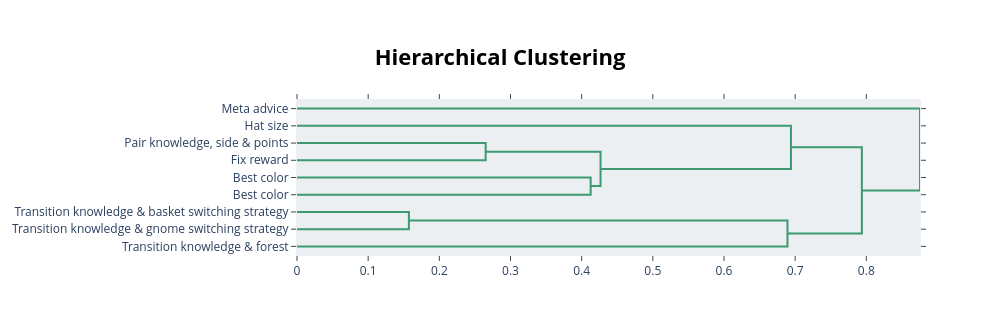

The notebook cell saved with this chart:
### Code cell
topic_model.set_topic_labels(["Topic -1",
                              "Pair knowledge, side & points",
                              "Fix reward",
                              "Transition knowledge & gnome switching strategy",
                              "Best color",
                              "Transition knowledge & basket switching strategy",
                              "Best color",
                              "Hat size",
                              "Meta advice",
                              "Transition knowledge & forest"])
topic_model.visualize_hierarchy(custom_labels=True)

### Figure 1 — Plotly figure (JSON) as saved in the notebook; plotly's stock layout.template omitted (floating-point values rounded to 4 significant figures)
{"data": [{"hoverinfo": "text", "marker": {"color": "rgb(61,153,112)"}, "mode": "lines", "type": "scatter", "x": [0.0, 0.2651, 0.2651, 0.0], "xaxis": "x", "y": [-25.0, -25.0, -35.0, -35.0], "yaxis": "y"}, {"hoverinfo": "text", "marker": {"color": "rgb(61,153,112)"}, "mode": "lines", "type": "scatter", "x": [0.0, 0.4126, 0.4126, 0.0], "xaxis": "x", "y": [-45.0, -45.0, -55.0, -55.0], "yaxis": "y"}, {"hoverinfo": "text", "marker": {"color": "rgb(61,153,112)"}, "mode": "lines", "type": "scatter", "x": [0.2651, 0.4266, 0.4266, 0.4126], "xaxis": "x", "y": [-30.0, -30.0, -50.0, -50.0], "yaxis": "y"}, {"hoverinfo": "text", "marker": {"color": "rgb(61,153,112)"}, "mode": "lines", "type": "scatter", "x": [0.0, 0.6941, 0.6941, 0.4266], "xaxis": "x", "y": [-15.0, -15.0, -40.0, -40.0], "yaxis": "y"}, {"hoverinfo": "text", "marker": {"color": "rgb(61,153,112)"}, "mode": "lines", "type": "scatter", "x": [0.0, 0.1572, 0.1572, 0.0], "xaxis": "x", "y": [-65.0, -65.0, -75.0, -75.0], "yaxis": "y"}, {"hoverinfo": "text", "marker": {"color": "rgb(61,153,112)"}, "mode": "lines", "type": "scatter", "x": [0.1572, 0.6892, 0.6892, 0.0], "xaxis": "x", "y": [-70.0, -70.0, -85.0, -85.0], "yaxis": "y"}, {"hoverinfo": "text", "marker": {"color": "rgb(61,153,112)"}, "mode": "lines", "type": "scatter", "x": [0.6941, 0.7938, 0.7938, 0.6892], "xaxis": "x", "y": [-27.5, -27.5, -77.5, -77.5], "yaxis": "y"}, {"hoverinfo": "text", "marker": {"color": "rgb(61,153,112)"}, "mode": "lines", "type": "scatter", "x": [0.0, 0.8755, 0.8755, 0.7938], "xaxis": "x", "y": [-5.0, -5.0, -52.5, -52.5], "yaxis": "y"}], "layout": {"autosize": false, "height": 335, "hoverlabel": {"bgcolor": "white", "font": {"family": "Rockwell", "size": 16}}, "hovermode": "closest", "plot_bgcolor": "#ECEFF1", "showlegend": false, "title": {"font": {"color": "Black", "size": 22}, "text": "<b>Hierarchical Clustering</b>", "x": 0.5, "xanchor": "center", "yanchor": "top"}, "width": 1000, "xaxis": {"mirror": "allticks", "rangemode": "tozero", "showgrid": false, "showline": true, "showticklabels": true, "ticks": "outside", "type": "linear", "zeroline": false}, "yaxis": {"mirror": "allticks", "range": [-90, 0], "rangemode": "tozero", "showgrid": false, "showline": true, "showticklabels": true, "tickmode": "array", "ticks": "outside", "ticktext": ["Meta advice", "Hat size", "Pair knowledge, side & points", "Fix reward", "Best color", "Best color", "Transition knowledge & basket switching strategy", "Transition knowledge & gnome switching strategy", "Transition knowledge & forest"], "tickvals": [-5, -15, -25, -35, -45, -55, -65, -75, -85], "type": "linear", "zeroline": false}}}
